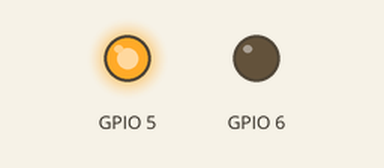
A program run on a simulated Raspberry Pi (BCM pin numbers). Shown: output pins drawn as LEDs (lit = HIGH). What the program prints to the terminal is not drawn. At 25.0 s the program stops and its outputs stay as they are.

Above: at 0.1 s.
At 12.6 s:
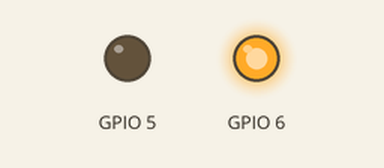
At 22.6 s:
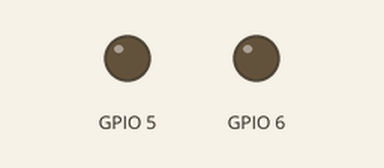
Timing chart, 0 to 24.1 s (numbered marks = the images above):
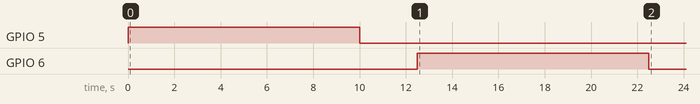

The program:

exam0070_gpio_led.py
```python
'''
...153p.
...step.01.set the GPIO pin of LED to OUTPUT.
   step.02.command LED ON/OFF.
   step.03.change the time of LED ON/OFF.
   image : https://drive.google.com/open?id=1MUPB7gOiEPrCHQ6sPxCs-Pu_MVILZeB-

'''

import RPi.GPIO as GPIO
import time

GPIO.setmode(GPIO.BCM)
GPIO.setup(5, GPIO.OUT)
GPIO.setup(6, GPIO.OUT)

try:
    GPIO.output(5, True)
    time.sleep(10)
    GPIO.output(5, False)
    time.sleep(2.5)

    GPIO.output(6, True)
    time.sleep(10)
    GPIO.output(6, False)
    time.sleep(2.5)

except KeyboardInterrupt:
    # here you put any code you want to run before the program
    # exits when you press CTRL+C
    GPIO.cleanup()

except:
    # this catches ALL other exceptions including errors.
    # You won't get any error messages for debugging
    # so only use it once your code is working
    print("Other error or exception occurred!")

finally:
    GPIO.cleanup() # this ensures a clean exit
    print("GPIO cleanup...")
```

Measured:
- by itself, GPIO 5: LOW → HIGH at 0.00 s, → LOW 10.0 s later
- by itself, GPIO 6: LOW → HIGH at 12.5 s, → LOW 10.0 s later
